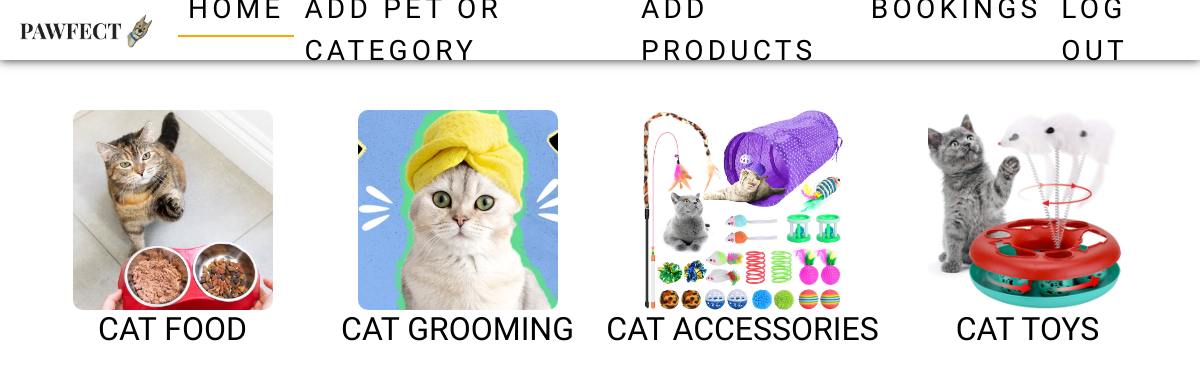
Page /shop_petType/1 (signed in) on the committed database.
### app/models.py (models this page shows)
class Category(models.Model):
    pet=models.ForeignKey(Pet,on_delete=models.CASCADE)
    category=models.TextField()
    img=models.FileField()

### app/views.py (the view)
# urls.py: path('shop_petType/<pid>',views.shop_petType),
def shop_petType(req,pid):
    if 'eshop' in req.session:
        data=Category.objects.filter(pet=pid)
        return render(req,'shop/petType.html',{'data':data})
    else:
        return redirect(shop_login)

### templates/shop/petType.html (shortened to what this page needs)
<!DOCTYPE html>
<html lang="en">
<head>
  {% load static %}
    <link href="https://cdn.jsdelivr.net/npm/bootstrap@5.3.3/dist/css/bootstrap.min.css" rel="stylesheet">
    <link rel="stylesheet" href="{% static 'css/style.css' %}">
    <link rel="stylesheet" href="{% static 'css/userHome.css' %}">
    <link rel="stylesheet" href="https://cdn.jsdelivr.net/npm/swiper@11/swiper-bundle.min.css"/>
</head>
<body>
    <nav class="navbar navbar-expand-sm  fixed-top">
        <div class="container-fluid">
          <a class="navbar-brand" href="#"><img src="{% static 'images/pawfectlogo.jpg'%}" alt="" width="150px"></a>
          <div class="collapse navbar-collapse" id="collapsibleNavbar">
            <ul class="navbar-nav">
              <li class="nav-item">
                <a class="nav-link active" href="../shop_home">Home</a>
              </li>
              <li class="nav-item">
                <a class="nav-link" href="../add_pet">Add Pet or Category</a>
              </li>
              <li class="nav-item">
                <a class="nav-link" href="../add_prod">Add Products</a>
              </li>
              <li class="nav-item">
                <a class="nav-link" href="../booking">Bookings</a>
              </li>
              <li class="nav-item">
                <a class="nav-link" href="../logout">Log out</a>
              </li>
            </ul>
          </div>
        </div>
      </nav>
    <div class="container">
        <div class="row petRow">
          {% for i in data %}
              <div class="column">
                  <a class="petLink" href="../shopProds/{{i.pk}}">
                      <img class="petPhoto" src="{{i.img.url}}" alt="" >
                      <h2>{{i.category}}</h2>
                  </a>
              </div>
          {% endfor %}
        </div>
    </div>
</body>
</html>

### static/css/style.css (style rules this page uses)
body { margin-top: 60px; font-family: 'Cute Font'; font-size: 28px; }
.navbar { background-color: rgb(255, 255, 255); box-shadow: 0 0 10px ; height: 60px; }
.nav-link { color: rgb(0, 0, 0); padding: 5px 10px !important; text-transform: uppercase; letter-spacing: 0.15em; display: inline-block; position: relative; }
.active { color: black; border-bottom: 2px solid orange; }
.container { padding-top: 20px; }
.container .petRow { padding-top: 30px; }

### static/css/userHome.css (style rules this page uses)
.container { margin-top: 20px; }
.petPhoto { border-radius: 10px; display: block; margin-left: auto; margin-right: auto; width: 200px; height: 200px; object-fit: cover; }
.petLink { text-decoration: none; color: black; }
.petLink h2,h6 { text-align: center; }
.petRow .column { -ms-flex: 25%; flex: 25%; max-width: 25%; padding: 0 4px; }

### rows in the picture
Category: img (picture), category "CAT FOOD"
Category: img (picture), category "CAT GROOMING"
Category: img (picture), category "CAT ACCESSORIES"
Category: img (picture), category "CAT TOYS"
